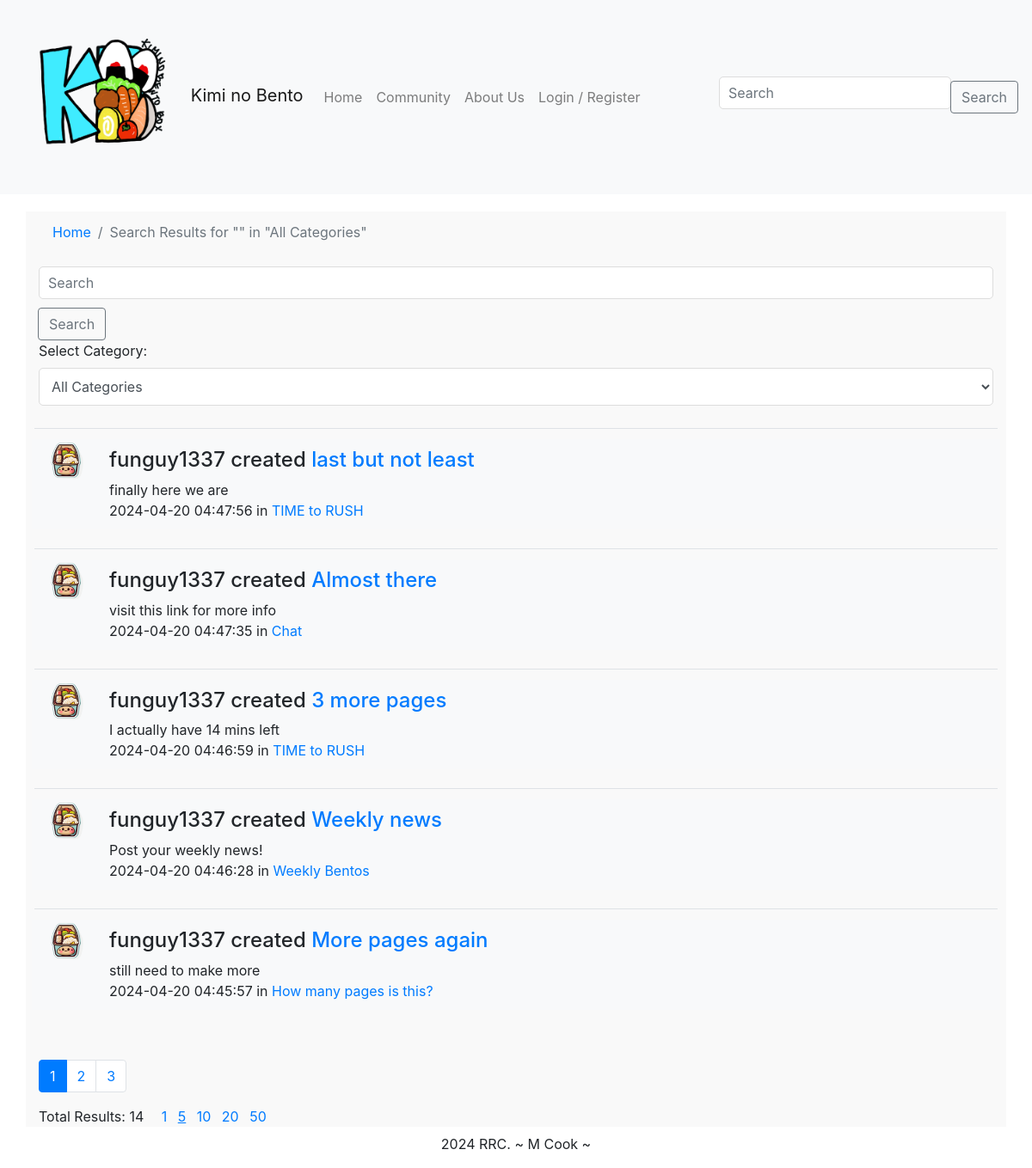
The page /search.php on the database as committed earlier.
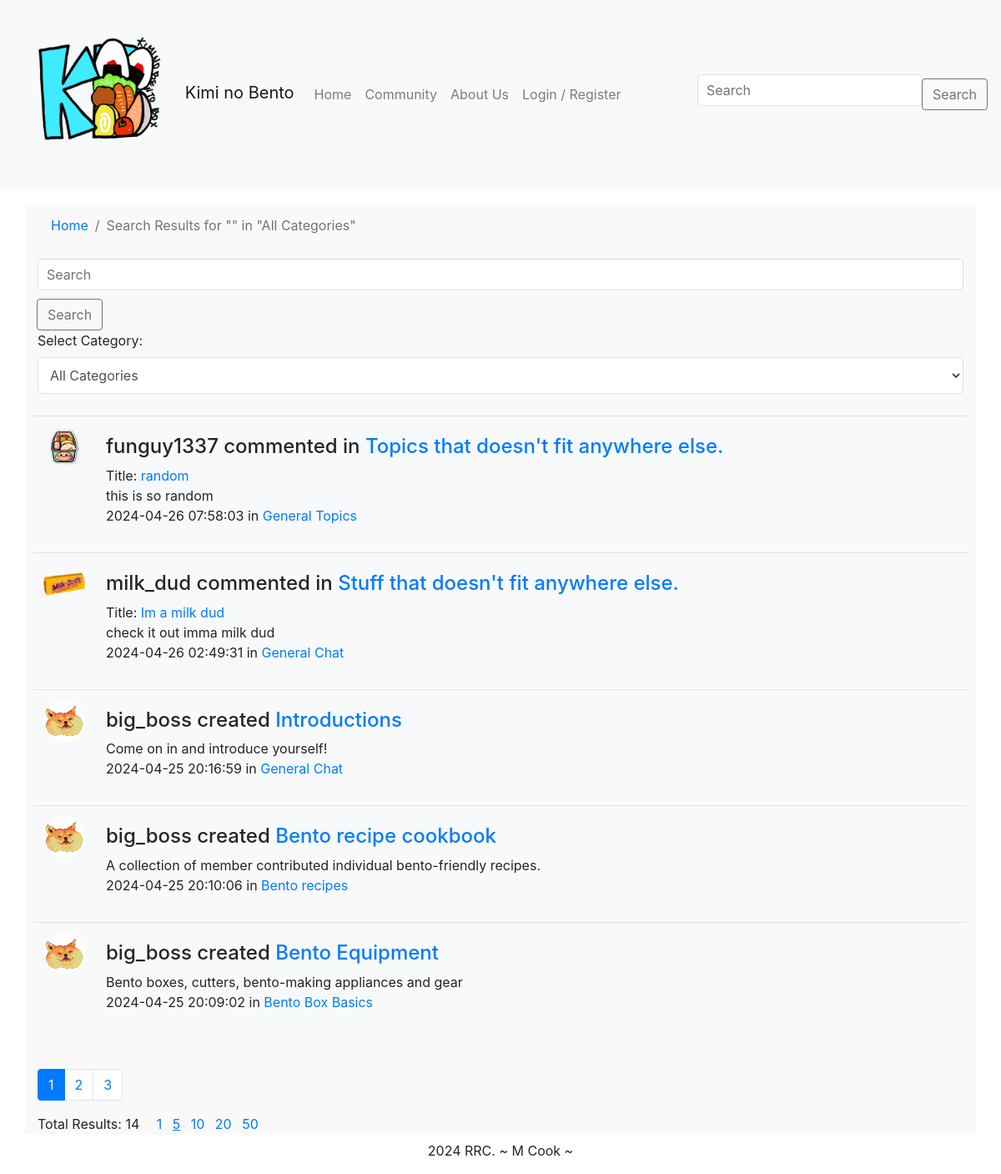
The same page on the database as committed later.
### tables this page shows
CREATE TABLE `topics` (
  `topic_id` int(11) NOT NULL,
  `category_id` int(11) DEFAULT NULL,
  `title` varchar(255) NOT NULL,
  `topic_content` text NOT NULL,
  `topic_starter_id` int(11) DEFAULT NULL,
  `img_url` text DEFAULT NULL,
  `date_created` timestamp NOT NULL DEFAULT current_timestamp(),
  `reply_count` int(11) DEFAULT 0
);

CREATE TABLE `profiles` (
  `profiles_id` int(11) NOT NULL,
  `profiles_pfp` text NOT NULL,
  `profiles_about` varchar(255) DEFAULT NULL,
  `profiles_introtitle` varchar(100) DEFAULT NULL,
  `profiles_introtext` text DEFAULT NULL,
  `user_id` int(11) DEFAULT NULL
);

CREATE TABLE `users` (
  `user_id` int(11) NOT NULL,
  `username` varchar(30) NOT NULL,
  `email` varchar(60) NOT NULL,
  `password_hash` varchar(255) NOT NULL,
  `role_id` int(3) NOT NULL,
  `date_created` date NOT NULL DEFAULT current_timestamp()
);

CREATE TABLE `categories` (
  `category_id` int(11) NOT NULL,
  `name` varchar(255) NOT NULL,
  `date_created` timestamp NOT NULL DEFAULT current_timestamp() ON UPDATE current_timestamp()
);

CREATE TABLE `posts` (
  `post_id` int(11) NOT NULL,
  `topic_id` int(11) DEFAULT NULL,
  `author_id` int(11) DEFAULT NULL,
  `title` text NOT NULL,
  `content` text NOT NULL,
  `date_created` timestamp NOT NULL DEFAULT current_timestamp()
);

### search.php (the view, shortened to what the changed rows need)
<?php
include('inc/database.inc.php');
include('inc/header.inc.php');
$itemsPerPage = isset($_GET['items_per_page']) ? intval($_GET['items_per_page']) : 5;
$page = isset($_GET['page']) ? $_GET['page'] : 1;
$searchTerm = !empty($_GET['query']) ? $_GET['query'] : '';
$selectedCategory = !empty($_GET['category']) ? $_GET['category'] : '';
if (!empty($selectedCategory)) {
    $categoryCondition = " AND categories.name = :selectedCategory ";
} else {
    $categoryCondition = "";
}
$stmtPosts = $db->prepare("
    SELECT
        posts.post_id AS post_id,
        posts.title AS post_title,
        posts.content AS post_content,
        posts.date_created AS post_date_created,
        topics.title AS topic_title, -- Select the topic title
        topics.topic_id,
        categories.name AS category_name,
        users.username AS post_author,
        profiles.profiles_pfp AS post_author_pfp
    FROM
        posts
    LEFT JOIN
        users ON posts.author_id = users.user_id
    LEFT JOIN
        profiles ON users.user_id = profiles.user_id
    LEFT JOIN
        topics ON posts.topic_id = topics.topic_id
    LEFT JOIN
        categories ON topics.category_id = categories.category_id
    WHERE
    (users.username LIKE :searchTerm
    OR topics.title LIKE :searchTerm
    OR posts.content LIKE :searchTerm
    OR posts.title LIKE :searchTerm)
    $categoryCondition
    ORDER BY posts.date_created DESC
");
$stmtPosts->bindValue(':searchTerm', "%$searchTerm%", PDO::PARAM_STR);
$stmtPosts->execute();
$posts = $stmtPosts->fetchAll(PDO::FETCH_ASSOC);
$pgPosts = $db->prepare("
    SELECT
        posts.post_id AS post_id,
        posts.title AS post_title,
        posts.content AS post_content,
        posts.date_created AS post_date_created,
        topics.title AS topic_title, -- Select the topic title
        topics.topic_id,
        categories.name AS category_name,
        users.username AS post_author,
        profiles.profiles_pfp AS post_author_pfp
    FROM
        posts
    LEFT JOIN
        users ON posts.author_id = users.user_id
    LEFT JOIN
        profiles ON users.user_id = profiles.user_id
    LEFT JOIN
        topics ON posts.topic_id = topics.topic_id
    LEFT JOIN
        categories ON topics.category_id = categories.category_id
    WHERE
        (users.username LIKE :searchTerm
        OR topics.title LIKE :searchTerm
        OR posts.content LIKE :searchTerm
        OR posts.title LIKE :searchTerm)
        $categoryCondition
");
$pgPosts->bindValue(':searchTerm', "%$searchTerm%", PDO::PARAM_STR);
$pgPosts->execute();
$totalPosts = $pgPosts->fetchAll(PDO::FETCH_ASSOC);
$stmtTopics = $db->prepare("
    SELECT
        topics.topic_id AS topic_id,
        topics.title AS topic_title,
        topics.topic_content AS topic_content,
        topics.date_created AS topic_date_created,
        topics.topic_id,
        categories.name AS category_name,
        users.username AS topic_starter,
        profiles.profiles_pfp AS topic_starter_pfp
    FROM
        topics
    LEFT JOIN
        users ON topics.topic_starter_id = users.user_id
    LEFT JOIN
        profiles ON users.user_id = profiles.user_id
    LEFT JOIN
        categories ON topics.category_id = categories.category_id
    WHERE
        (users.username LIKE :searchTerm
        OR topics.title LIKE :searchTerm
        OR topics.topic_content LIKE :searchTerm)
        $categoryCondition
    ORDER BY topics.date_created DESC
");
$stmtTopics->bindValue(':searchTerm', "%$searchTerm%", PDO::PARAM_STR);
$stmtTopics->execute();
$topics = $stmtTopics->fetchAll(PDO::FETCH_ASSOC);
$pgTopics = $db->prepare("
    SELECT
        topics.topic_id AS topic_id,
        topics.title AS topic_title,
        topics.topic_content AS topic_content,
        topics.date_created AS topic_date_created,
        topics.topic_id,
        categories.name AS category_name,
        users.username AS topic_starter,
        profiles.profiles_pfp AS topic_starter_pfp
    FROM
        topics
    LEFT JOIN
        users ON topics.topic_starter_id = users.user_id
    LEFT JOIN
        profiles ON users.user_id = profiles.user_id
    LEFT JOIN
        categories ON topics.category_id = categories.category_id
    WHERE
        (users.username LIKE :searchTerm
        OR topics.title LIKE :searchTerm
        OR topics.topic_content LIKE :searchTerm)
        $categoryCondition
    ORDER BY topics.date_created DESC
");
$pgTopics->bindValue(':searchTerm', "%$searchTerm%", PDO::PARAM_STR);
$pgTopics->execute();
$totalTopics = $pgTopics->fetchAll(PDO::FETCH_ASSOC);
$pagetotals = array_merge($totalPosts, $totalTopics);
$totalResults = count($pagetotals);
$results = array_merge($posts, $topics);
usort($results, function ($a, $b) {
    $dateA = isset($a['post_date_created']) ? $a['post_date_created'] : $a['topic_date_created'];
    $dateB = isset($b['post_date_created']) ? $b['post_date_created'] : $b['topic_date_created'];
    return strtotime($dateB) - strtotime($dateA);
});
$totalPages = ceil($totalResults / $itemsPerPage);
$paginationLinks = '';
for ($i = 1; $i <= $totalPages; $i++) {
    $activeClass = ($page == $i) ? 'active' : '';
    $link = 'search.php?';
    $link .= 'query=' . urlencode($searchTerm) . '&';
    $link .= 'category=' . urlencode($selectedCategory) . '&';
    $link .= 'page=' . $i;
    if ($itemsPerPage) {
        $link .= '&items_per_page=' . $itemsPerPage;
    }
    $paginationLinks .= "<li class='page-item $activeClass'><a class='page-link' href='$link'>$i</a></li>";
}
$startIndex = ($page - 1) * $itemsPerPage;
?>
<div class="container">
    <div class="row border-0">
        <div class=" col border-0">
            <table class="table ">
                <tbody>
                    <?php for ($i = 0; $startIndex + $i < count($results) && $i < $itemsPerPage; $i++) :
                        $result = $results[$startIndex + $i];
                        $isPost = isset($result['post_id']);
                        $id = $isPost ? 'post_' . $result['post_id'] : 'topic_' . $result['topic_id'];
                    ?>
                        <tr id="<?php echo $id; ?>" class="searchitem-community-post ">
                            <td>
                                <div class="row border-0 bg-light">
                                    <div class="col-auto border-0 ">
                                        <div class="user-icon-bordered rounded-circle">
                                            <img src="cms-kimi-no-bento/<?php echo $isPost ? $result['post_author_pfp'] : $result['topic_starter_pfp']; ?>" alt="<?php echo $isPost ? $result['post_author'] : $result['topic_starter']; ?>" class="rounded-circle" width="50" height="50">
                                        </div>
                                    </div>
                                    <div class="col border-0">
                                        <h4 class="searchitem-title">
                                            <span><?php echo $isPost ? $result['post_author'] : $result['topic_starter']; ?></span>
                                            <?php echo $isPost ? 'commented in' : 'created'; ?>
                                            <a href="show_topic.php?topic_id=<?php echo $result['topic_id']; ?>" title="<?php echo $result['topic_title']; ?>"><?php echo strip_tags(htmlspecialchars_decode($result['topic_title'])); ?></a>
                                        </h4>
                                        <div class="searchitem-body text-content">
                                            <?php if ($isPost) : ?>
                                                Title: <a href="show_topic.php?topic_id=<?php echo $result['topic_id']; ?>#<?php echo $result['post_id']; ?>" title="<?php echo strip_tags(htmlspecialchars_decode($result['post_title'])); ?>"><?php echo strip_tags(htmlspecialchars_decode($result['post_title'])); ?></a>
                                                <br>
                                            <?php endif; ?>
                                            <?php echo $isPost ? strip_tags(htmlspecialchars_decode($result['post_content'])) : strip_tags(htmlspecialchars_decode($result['topic_content'])); ?>
                                        </div>
                                        <div class="searchitem-meta">
                                            <?php echo $isPost ? $result['post_date_created'] : $result['topic_date_created']; ?> in <a href="#"><?php echo $result['category_name']; ?></a>
                                        </div>
                                    </div>
                                </div>
                            </td>
                        </tr>
                    <?php endfor; ?>
                </tbody>
            </table>
        </div>
    </div>
    <nav aria-label="Page navigation">
        <ul class="pagination">
            <?= $paginationLinks ?>
        </ul>
    </nav>
</div>
<?php include('inc/footer.inc.php'); ?>

Rows that differ between the two databases and show on the page:
removed topics: profiles.profiles_pfp (placeholder picture), topic_starter.username "funguy1337", shows "created", title "last but not least", topic_content "finally here we are", date_created "2024-04-20 04:47:56", category.name "TIME to RUSH"
removed topics: profiles.profiles_pfp (placeholder picture), topic_starter.username "funguy1337", shows "created", title "Almost there", topic_content "visit this link for more info", date_created "2024-04-20 04:47:35", category.name "Chat"
removed topics: profiles.profiles_pfp (placeholder picture), topic_starter.username "funguy1337", shows "created", title "3 more pages", topic_content "I actually have 14 mins left", date_created "2024-04-20 04:46:59", category.name "TIME to RUSH"
removed topics: profiles.profiles_pfp (placeholder picture), topic_starter.username "funguy1337", shows "created", title "Weekly news", topic_content "Post your weekly news!", date_created "2024-04-20 04:46:28", category.name "Weekly Bentos"
removed topics: profiles.profiles_pfp (placeholder picture), topic_starter.username "funguy1337", shows "created", title "More pages again", topic_content "still need to make more", date_created "2024-04-20 04:45:57", category.name "How many pages is this?"
added posts: profiles.profiles_pfp (placeholder picture), author.username "funguy1337", shows "commented in", topic.title "Topics that doesn't fit anywhere else.", title "random", content "this is so random", date_created "2024-04-26 07:58:03", categories.name "General Topics"
added posts: author.username (picture), author.username "milk_dud", shows "commented in", topic.title "Stuff that doesn't fit anywhere else.", title "Im a milk dud", content "check it out imma milk dud", date_created "2024-04-26 02:49:31", categories.name "General Chat"
added topics: profiles.profiles_pfp (picture), topic_starter.username "big_boss", shows "created", title "Introductions", topic_content "Come on in and introduce yourself!", date_created "2024-04-25 20:16:59", category.name "General Chat"
added topics: profiles.profiles_pfp (picture), topic_starter.username "big_boss", shows "created", title "Bento recipe cookbook", topic_content "A collection of member contributed individual bento-friendly recipes.", date_created "2024-04-25 20:10:06", category.name "Bento recipes"
added topics: profiles.profiles_pfp (picture), topic_starter.username "big_boss", shows "created", title "Bento Equipment", topic_content "Bento boxes, cutters, bento-making appliances and gear", date_created "2024-04-25 20:09:02", category.name "Bento Box Basics"
